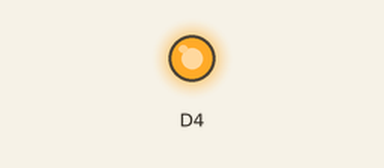
Bench run of a sketch on a simulated ESP8266 (NodeMCU). On the bench: output pins drawn as LEDs (lit = HIGH).

Above: at 0.2 s.
At 1.5 s:
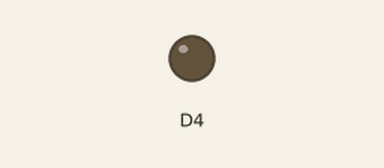
Timing chart, 0 to 6.5 s (numbered marks = the images above):
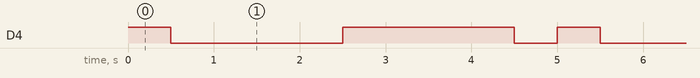

Measured:
- by itself, D4: repeats every 5.0 s: LOW 2.0 s, HIGH 2.0 s, LOW 0.50 s, HIGH 0.50 s
- by itself, everything shown: repeats every 5.0 s, in 4 steps

The sketch:

ESP8266_Blinky_Custom_Functions.ino
```cpp
void setup() {
  pinMode(D4, OUTPUT);
}

void loop() {
  turnOnLed(500);
  turnOffLed(2000);
  turnOnLed(2000);
  turnOffLed(500);
}

void turnOnLed(int delayTime) {
  digitalWrite(D4, HIGH);
  delay(delayTime);
}

void turnOffLed(int delayTime) {
  digitalWrite(D4, LOW);
  delay(delayTime);
}
```
